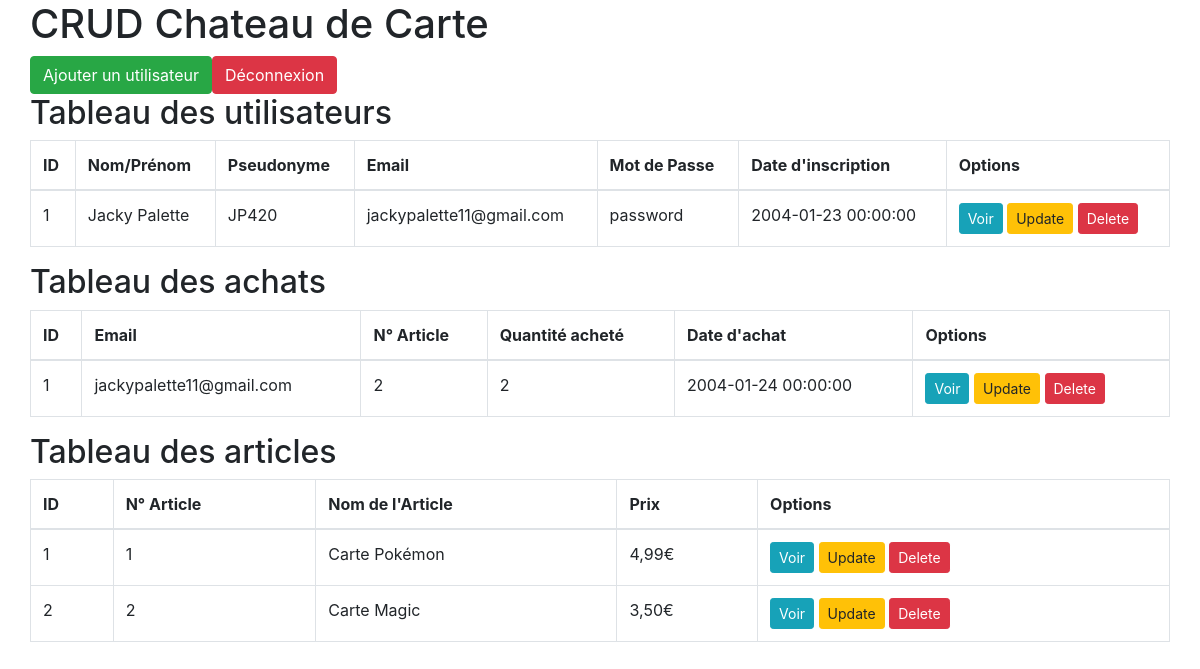
The page / on the database its author committed.
### tables this page shows
CREATE TABLE utilisateur (
	id INT(6) UNSIGNED AUTO_INCREMENT PRIMARY KEY,
	nomPrenom VARCHAR(60) NOT NULL,
	pseudo VARCHAR(30) NOT NULL,
	email VARCHAR(50) NOT NULL,
	motDePasse VARCHAR(50) NOT NULL,
	dateInscription DATETIME NOT NULL DEFAULT CURRENT_TIMESTAMP
	);

CREATE TABLE achats (
	id INT(6) UNSIGNED AUTO_INCREMENT PRIMARY KEY,
	email VARCHAR(30) NOT NULL,
	numArticle INT(6) NOT NULL,
	nombreAchete INT(3) NOT NULL,
	dateAchat DATETIME NOT NULL DEFAULT CURRENT_TIMESTAMP
	);

CREATE TABLE article (
	id INT(6) UNSIGNED AUTO_INCREMENT PRIMARY KEY,
	numArticle INT(6) NOT NULL,
	nomArticle VARCHAR(70) NOT NULL,
	prix VARCHAR(10) NOT NULL
	);

### index.php (the view, shortened to what this page needs)
<?php
	$pdo = Database::connect();
	$sql = 'SELECT * FROM `utilisateur`';
	$sql2 = 'SELECT * FROM `achats`';
	$sql3 = 'SELECT * FROM `article`';
?>
<!DOCTYPE html>
<html lang=fr>
	<head>
		<link rel="stylesheet" href="https://cdn.jsdelivr.net/npm/bootstrap@4.5.3/dist/css/bootstrap.min.css">
	</head>
	<body>
		<div class="container">
			<div class="row">
				<h1>CRUD Chateau de Carte</h1>
			</div>
			<div class="row">
				<a href="add.php" class="btn btn-success">Ajouter un utilisateur</a>
				<a href="logout.php" class="btn btn-danger">Déconnexion</a>
				<div class="table-responsive">
					<h2>Tableau des utilisateurs</h2>
					<table class="table table-hover table-bordered">
						<thead>
							<th>ID</th>
							<th>Nom/Prénom</th>
							<th>Pseudonyme</th>
							<th>Email</th>
							<th>Mot de Passe</th>
							<th>Date d'inscription</th>
							<th>Options</th>
						</thead>
						<tbody>
						<?php
							foreach ($pdo->query($sql) as $row) {
						?>
							<tr>
								<td><?= $row['id']?></td>
								<td><?= $row['nomPrenom']?></td>
								<td><?= $row['pseudo']?></td>
								<td><?= $row['email']?></td>
								<td><?= $row['motDePasse']?></td>
								<td><?= $row['dateInscription']?></td>
								<td>
									<a class="btn btn-info btn-sm" href="<?= 'edit.php?id=' . $row['id'] . '&tableau=utilisateur' ?>">Voir</a>
									<a class="btn btn-warning btn-sm" href="<?= 'update.php?id=' . $row['id'] ?>">Update</a>
									<a class="btn btn-danger btn-sm" href="<?= 'delete.php?id=' . $row['id'] ?>">Delete</a>
								</td>
							</tr>
						</tbody>
						<?php
							}
						?>
					</table>
					<h2>Tableau des achats</h2>
					<table class="table table-hover table-bordered">
						<thead>
							<th>ID</th>
							<th>Email</th>
							<th>N° Article</th>
							<th>Quantité acheté</th>
							<th>Date d'achat</th>
							<th>Options</th>
						</thead>
						<tbody>
						<?php
							foreach ($pdo->query($sql2) as $row2) {
						?>
							<tr>
								<td><?= $row2['id']?></td>
								<td><?= $row2['email']?></td>
								<td><?= $row2['numArticle']?></td>
								<td><?= $row2['nombreAchete']?></td>
								<td><?= $row2['dateAchat']?></td>
								<td>
									<a class="btn btn-info btn-sm" href="<?= 'edit.php?id=' . $row2['id'] . '&tableau=achats' ?>">Voir</a>
									<a class="btn btn-warning btn-sm" href="<?= 'update.php?id=' . $row2['id'] ?>">Update</a>
									<a class="btn btn-danger btn-sm" href="<?= 'delete.php?id=' . $row2['id'] ?>">Delete</a>
								</td>
							</tr>
							<?php
								}
							?>
						</tbody>
					</table>
					<h2>Tableau des articles</h2>
					<table class="table table-hover table-bordered">
						<thead>
							<th>ID</th>
							<th>N° Article</th>
							<th>Nom de l'Article</th>
							<th>Prix</th>
							<th>Options</th>
						</thead>
						<tbody>
						<?php
							foreach ($pdo->query($sql3) as $row3) {
						?>
							<tr>
								<td><?= $row3['id']?></td>
								<td><?= $row3['numArticle']?></td>
								<td><?= $row3['nomArticle']?></td>
								<td><?= $row3['prix']?></td>
								<td>
									<a class="btn btn-info btn-sm" href="<?= 'edit.php?id=' . $row3['id'] . '&tableau=article' ?>">Voir</a>
									<a class="btn btn-warning btn-sm" href="<?= 'update.php?id=' . $row3['id'] ?>">Update</a>
									<a class="btn btn-danger btn-sm" href="<?= 'delete.php?id=' . $row3['id'] ?>">Delete</a>
								</td>
							</tr>
							<?php
								}
							?>
						</tbody>
					</table>
				</div>
			</div>
		</div>
	</body>
</html>

### rows shown on the page
utilisateur: id "1", nomPrenom "Jacky Palette", pseudo "JP420", email "jackypalette11@gmail.com", motDePasse "password", dateInscription "2004-01-23 00:00:00"
achats: id "1", email "jackypalette11@gmail.com", numArticle "2", nombreAchete "2", dateAchat "2004-01-24 00:00:00"
article: id "1", numArticle "1", nomArticle "Carte Pokémon", prix "4,99€"
article: id "2", numArticle "2", nomArticle "Carte Magic", prix "3,50€"
